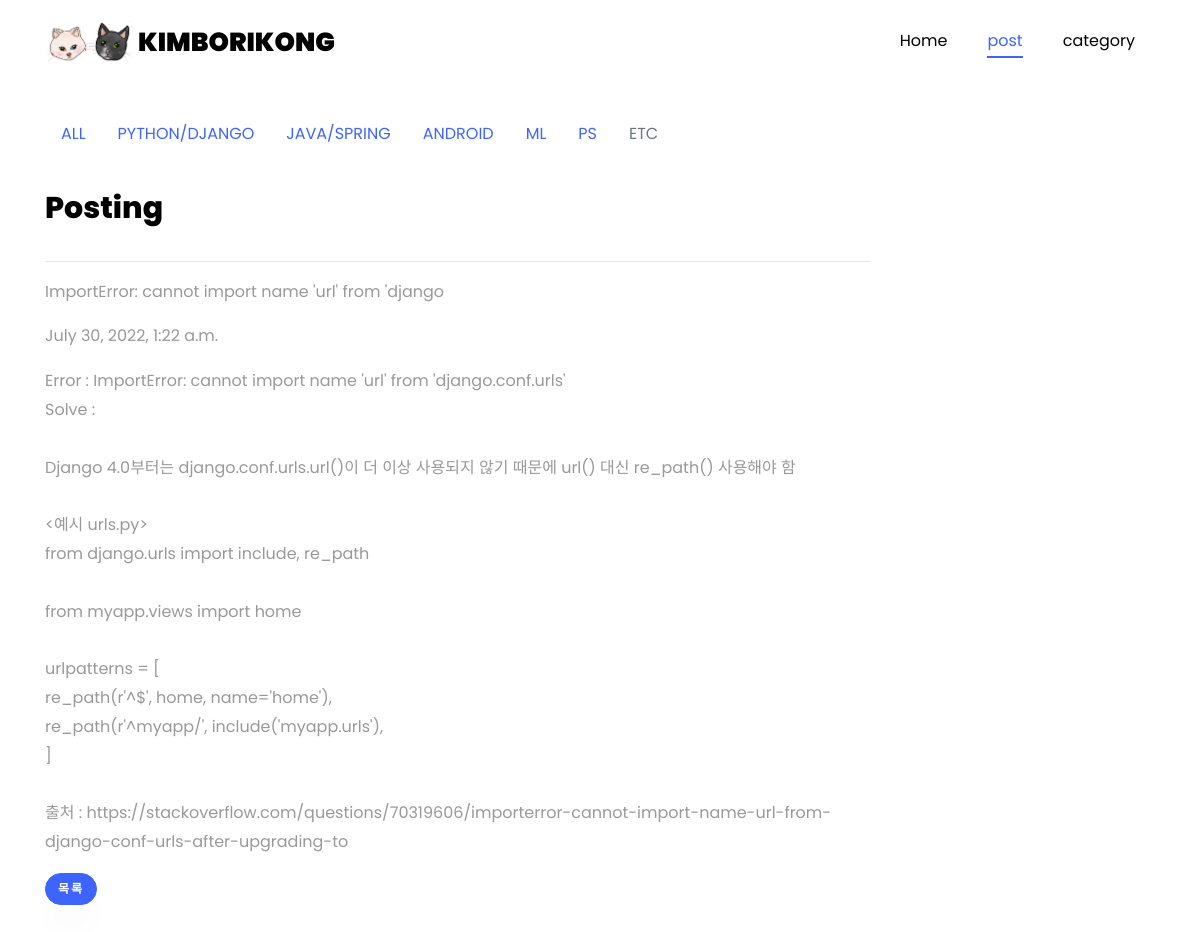
/blog/8, run on the app's committed database.
### main/models.py (models this page shows, shortened)
class Post(models.Model):
    CATEGORIES = (
        ('PYTHON/DJANGO', 'python/django'),
        ('JAVA/SPRING', 'java/spring'),
        ('ANDROID', 'android'),
        ('ML', 'ml'),
        ('PS', 'ps'),
        ('ETC', 'etc')
    )
    category = models.CharField(max_length=200, default="etc", choices=CATEGORIES)
    postname=models.CharField(max_length=50)
    contents=models.TextField()
    mainphoto=models.ImageField(blank=True,null=True)
    created_at = models.DateTimeField(auto_now_add=True)
    updated_at = models.DateTimeField(auto_now=True)

### main/views.py (the view)
# urls.py: path('blog/<int:pk>',posting,name='posting'),
def posting(request, pk):
    post = Post.objects.get(pk=pk)
    return render(request, 'main/posting.html', {'post': post})

### main/templates/main/posting.html (shortened to what this page needs)
<!DOCTYPE html>
{% load static %}
<html lang="en">
<head>
	<link rel="stylesheet" href="{% static 'css/animate.css' %}">
	<link rel="stylesheet" href="{% static 'css/style2.css' %}">
</head>
<body data-spy="scroll" data-target=".site-navbar-target" data-offset="300">
	{% include "./components/nav.html" %}
    <section class="ftco-section ftco-no-pb goto-here" id="post-section">
		<div class="container">
			<div class="row">
				<div class="col-md-9" >
					<div id="page-1" class="page one">
						{% include "./components/c_nav.html" %}
						<h2 class="heading">Posting</h2>
                            <hr/>
    <p>{{post.postname}}</p>
    <p>{{post.created_at}}</p>
    <p>{{post.contents|linebreaksbr}}</p>
                         <a class="btn btn-primary" href="/" role="button">목록</a>
					</div>
				</div>
			</div>
		</div>
	</section>
</body>
</html>

### data on the page
Post: postname "ImportError: cannot import name 'url' from 'django", created_at "July 30, 2022, 1:22 a.m.", contents "Error : ImportError: cannot import name 'url' from 'django.conf.urls' Solve : Django 4.0부터는 django.conf.urls.url()이 더 이상 사용되지 않기 때문에 url() 대신 re_path() 사용해야 함 <예시 urls.py> from django.urls import include, re_path from myapp.views import home urlpatterns = [ re_path(r'^$', home, name='home'), re_path(r'^myapp/', include('myapp.urls'), ] 출처 : https://stackoverflow.com/questions/70319606/importerror-cannot-import-name-url-from-django-conf-urls-after-upgrading-to"
